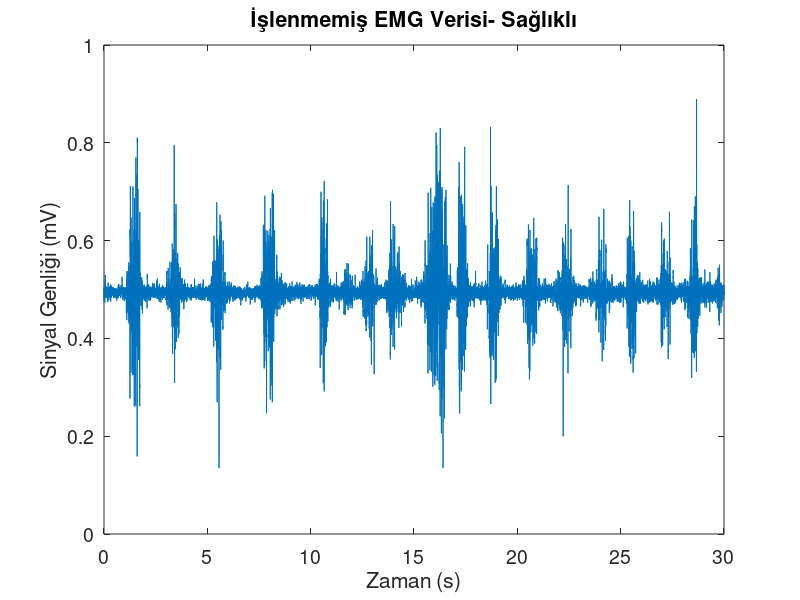
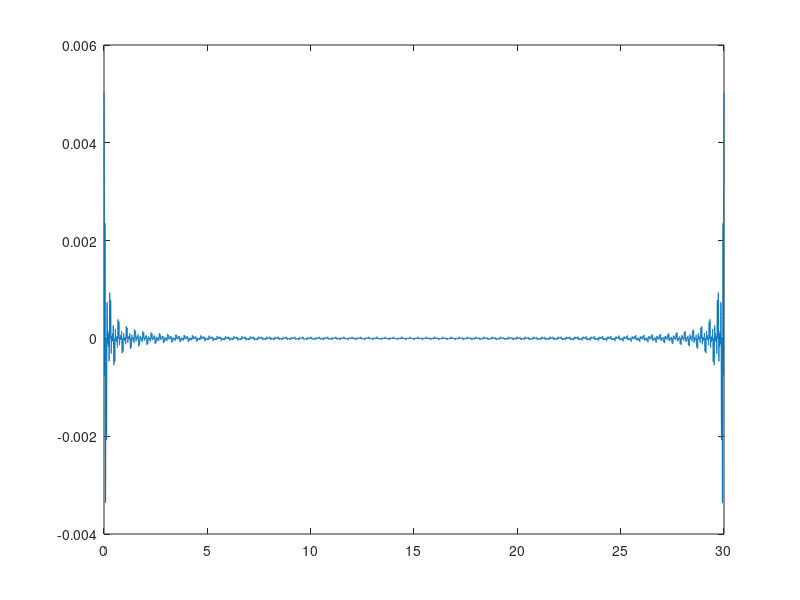
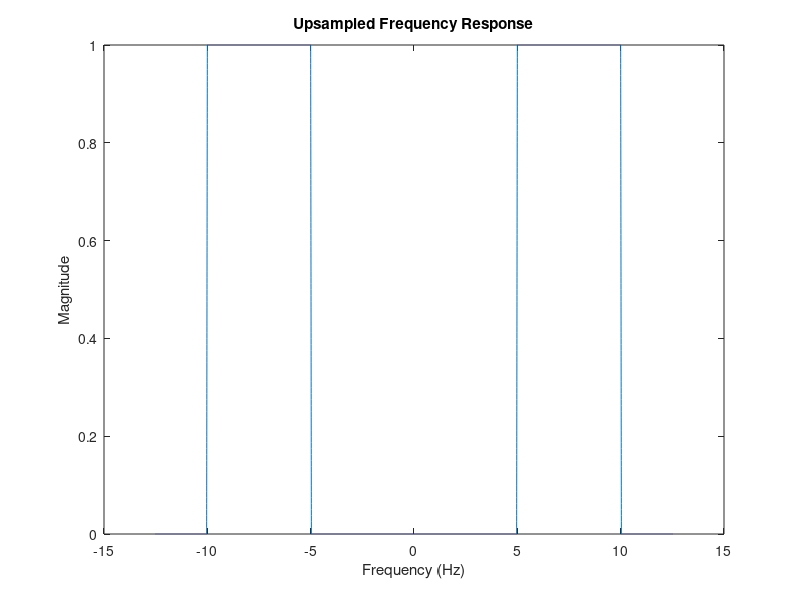
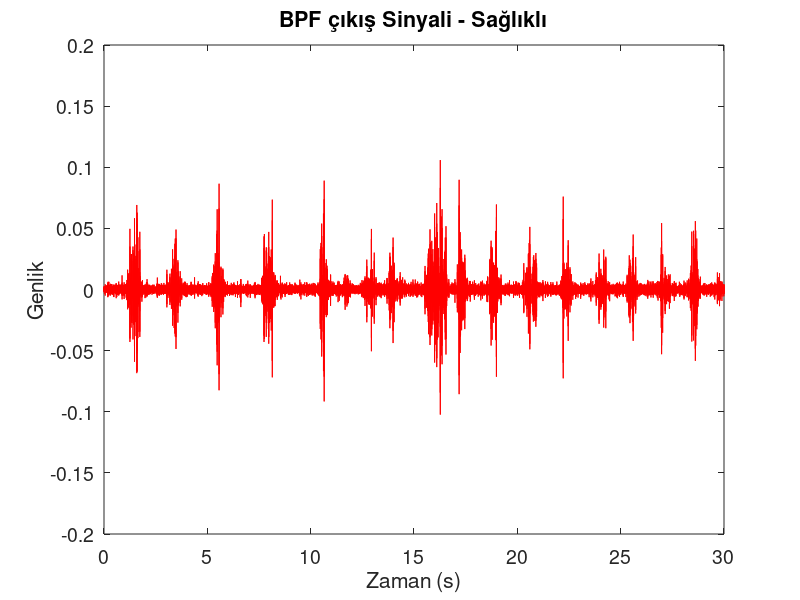

Write the MATLAB code that produced these figures, in order.
clearvars;
close all;
clc;


%% EMG Data Okuma
lines = textread('emgData1.txt','%s','delimiter','\r');

emgData = [];
index = 1; % emgData dizisine ekleme yapmak için indeks tutar

for ith_line = 1:length(lines)
    line = lines{ith_line};
    data = str2num(line);
    
    % Eğer veri varsa ve en az 2 elemana sahipse, emgData'ya ekle
    if ~isempty(data) && length(data) > 1
        emgData(index,:) = data(1:2);
        index = index + 1; % Bir sonraki indeksi güncelle
    end
end

clear line;
clear lines;
clear ith_line;
clear data;

%% Verileri ve Zaman bilgilerini ayıklama
data1 = emgData(:,2);
time1 = emgData(:,1);

%data1 = data1(1:8000);
%time1 = time1(1:8000);
% data1 = data1(21700:29200);
% time1 = time1(21700:29200);
% time1 = linspace(0,30,length(time1));
% time1 = transpose(time1);
time1 = linspace(0,30.161,60323);
time1 = transpose(time1);

data1 = data1(1:60001);
time1 = time1(1:60001);

% Örnekleme frekansı fs = 2kHz, 30sn lik kayıt sinyali için 60000 örnek 
% 0 periyotu içinde 1 örnek;



%% Step 1: Raw veri Plot
figure;
subplot(1,1,1);
plot(time1(:), data1(:)); 
xlabel('Zaman (s)','fontsize', 14); ylabel('Sinyal Genliği (mV)', 'fontsize', 14); 
title('İşlenmemiş EMG Verisi- Sağlıklı', 'fontsize', 14);set(gca,'FontSize',14);
ylim([0 1]);

%% Step 2: Perform Fast Fourier Transform and Shift Zero-component to center

fq = 2000; % örnekleme frekansı

sEMG1 = data1;
n = length(sEMG1);

% Hızlı Fourier Dönüşümü (FFT) gerçekleştir
fft_sEMG1 = fft(sEMG1);

% FFT sonucunu merkeze taşı
fft_sEMG1 = fftshift(fft_sEMG1);

% Sıfır-merkezli frekans aralığını oluştur
fq_axis1 = (-n/2:n/2-1)*(fq/n);

% FFT sonucunun mutlak değerini al
abs_fft_sEMG1 = abs(fft_sEMG1);

% Grafiği çiz
figure;
plot(fq_axis1, abs_fft_sEMG1);
axis([fq_axis1(1) fq_axis1(end) 0 40]); 
xlabel('Frekans (Hz)','fontsize', 14); 
ylabel('|X(jw)| büyüklüğü','fontsize', 14); 
title('Frekans Alanı - Sağlıklı','fontsize', 14);
set(gca,'FontSize',14);


%% Step 3: Generate Bandpass filter 
% can change to your desired cutoff frequency
highpass = 5;   
lowpass = 10;    

s = 12.5;

% get the index of -10 to -5 and 5 to 10Hz. 
cutoff1 = ceil((s-highpass)/(fq/length(sEMG1))); cutoff2 = ceil((s-lowpass)/(fq/length(sEMG1)));
cutoff3 = ceil((highpass+s)/(fq/length(sEMG1))); cutoff4 = ceil((lowpass+s)/(fq/length(sEMG1)));
% cutoff1 = -lowpass; cutoff2 = -highpass;
% cutoff3 = lowpass; cutoff4 = highpass;

H = zeros(length(sEMG1),1);
H(cutoff2:cutoff1) = 1; % take only the -10 to -5Hz
H(cutoff3:cutoff4) = 1; % take only the 5 to 10Hz
% H(6000:18000) = 1; % take only the -10 to -5Hz
% H(42000:54001) = 1; % take only the 5 to 10Hz

fq_axis2 = linspace(-s, s, 751);
h = ifftshift(H);
h = ifft(H);
plot(time1,real(h));
figure; plot(fq_axis2, H(1:751)); set(gca,'YLim',[0 2]); xlabel('Freqeuncy/Hz','fontsize', 14); ylabel('Amplitude','fontsize', 14);
title('Bandpass filter','fontsize', 14);set(gca,'FontSize',14);

fq_axis_new = linspace(min(fq_axis2), max(fq_axis2), 60001); % Yeni frekans ekseni
H = interp1(1:751, H(1:751), linspace(1, 751, 60001)); % H'yi upsample et
plot(fq_axis_new, H);
xlabel('Frequency (Hz)');
ylabel('Magnitude');
title('Upsampled Frequency Response');



%% Step 4: Perform Bandpass filter, inverse shifting and inverse Fourier transform

cutoff1 = ceil((s-highpass)/(fq/length(sEMG1))); cutoff2 = ceil((s-lowpass)/(fq/length(sEMG1)));
cutoff3 = ceil((highpass+s)/(fq/length(sEMG1))); cutoff4 = ceil((lowpass+s)/(fq/length(sEMG1)));

H = zeros(length(sEMG1),1); 
% H(cutoff2:cutoff1) = 1; % take only the -10 to -5Hz
% H(cutoff3:cutoff4) = 1; % take only the 5 to 10Hz
H(6000:18000) = 1; % take only the -10 to -5Hz
H(42000:54001) = 1; % take only the 5 to 10Hz

yt1 = ifftshift(fft_sEMG1.*H); 
yt1 = ifft(yt1);

figure;
subplot(1,1,1);
plot(time1, real(yt1),'r');xlabel('Zaman (s)','fontsize', 14); ylabel('Genlik','fontsize', 14); 
title('BPF çıkış Sinyali - Sağlıklı','fontsize', 14);set(gca,'FontSize',14);

%% Ağırlık Düzeltme
weightAdj = 22;%7.8420853796751038911975821684926;
yt1 = yt1 * weightAdj;

%% Doğrultma

yt2 = abs(yt1);

figure;
subplot(1,1,1);
plot(time1, real(yt2),'r');xlabel('Zaman (s)','fontsize', 14); ylabel('Genlik','fontsize', 14); 
title('BPF çıkış Sinyali - Sağlıklı','fontsize', 14);set(gca,'FontSize',14);


%% Step 5: Feature extraction - Moving Average Filter. (Smoothing)

filterWindowSize = 1000;

% Hareketli Ortalama için filtre oluştur
filter = ones(filterWindowSize,1) / filterWindowSize;

% Hareketli Ortalama (Moving Average) uygula
MovAvgAppliedData = movmean(abs(real(yt2)), filterWindowSize);




%% Step 6: Plot EMG

figure;
subplot(1,1,1);
plot(time1,MovAvgAppliedData,'linewidth',2); hold on;
plot(time1,real(yt2),'r'); hold off;
legend('Hareketli Ortalama','EMG sinyali', 'location', 'Northeast');
xlabel('Zaman (s)'); ylabel('Sinyal Genliği (mV)'); title('Sağlıklı EMG Verisi'); grid on;
ylim([min(real(yt2)) max(real(yt2))]);
set(gca,'FontSize',14);

%% Step 7: RMS Value of the EMG signal
RMSstep = 32;
n = length(yt2);

% RMS değerlerini hesapla
emgRMS = zeros(1, ceil(n / RMSstep));

for i = 1:length(emgRMS)
    start_index = (i - 1) * RMSstep + 1;
    end_index = min(i * RMSstep, n);
    emgRMS(i) = rms(real(yt2(start_index:end_index)));
end

% Tekrarlama yaparak EMG RMS değerlerini genişlet
emgRms = repelem(emgRMS, RMSstep);

% Son RMS değerini ekleyin
emgRms(end+1:n) = emgRMS(end);

% time1 ve emgRms vektörlerinin uzunluklarını kontrol edin ve ayarlayın
if length(time1) > length(emgRms)
    time1 = time1(1:length(emgRms));
elseif length(emgRms) > length(time1)
    emgRms = emgRms(1:length(time1));
end

% Grafiği çiz
figure;
plot(time1, MovAvgAppliedData, 'linewidth', 2);
hold on;
plot(time1, emgRms, 'r', 'linewidth', 2);
hold off;
legend('Hareketli Ortalama', 'RMS EMG sinyali', 'location', 'Northeast');
xlabel('Zaman (s)');
ylabel('Sinyal Genliği (mV)');
title('Sağlıklı EMG Verisi');
grid on;
ylim([min(yt2/2) max(yt2/2)]);
set(gca, 'FontSize', 14);

%% Contraction Detection or Classification
ClassCoef = 0.05;

% EMG sinyalini sınıflandırma
emgContraction = zeros(size(emgRms)); % Sınıflandırılmış EMG sinyali

% Sınırlayıcı değeri karşılaştır
emgContraction(emgRms > ClassCoef) = 0.2;


figure;
subplot(1,1,1);
plot(time1,real(yt1),'linewidth',2); hold on;
plot(time1,MovAvgAppliedData,'linewidth',2); hold on;
plot(time1,emgRms,'r','linewidth',2); hold on;
plot(time1,emgContraction,'b','linewidth',2); hold off;
legend('EMG Sinyali','Hareketli Ortalama','RMS EMG sinyali','EMG Kasılma Sinyali', 'location', 'Northeast');
xlabel('Zaman (s)'); ylabel('Sinyal Genliği (mV)'); title('Sağlıklı EMG Verisi'); grid on;
ylim([min(real(yt1)) max(real(yt1))]);
set(gca,'FontSize',14);

%%%% Contraction Signal 2 for 1,0 -valued classification

ClassCoef = 0.05;

% EMG sinyalini sınıflandırma
emgContraction2 = double(emgRms > ClassCoef);


%% Modulation of Contraction and MOV signals
for i= 1:length(emgRms)
    emgSignal(i) = MovAvgAppliedData(i) * emgContraction2(i);
end

%% Gain Adjustment
MovAvgDataGain = 1;
emgRmsGain = 1;
emgContractionGain = 1;
emgGain = 2;
MovAvgAppliedData = MovAvgDataGain * MovAvgAppliedData;
emgRms = emgRmsGain * emgRms;
emgContraction = emgContractionGain * emgContraction;
emgSignal = emgGain * emgSignal;

%% Plot EMG
figure;
subplot(1,1,1);
plot(time1,real(yt1),'linewidth',2); hold on;
plot(time1,MovAvgAppliedData,'linewidth',2); hold on;
plot(time1,emgRms,'r','linewidth',2); hold on;
plot(time1,emgContraction,'k','linewidth',2); hold on;
plot(time1,emgSignal,'linewidth',2); hold off;
legend('EMG Sinyali','Hareketli Ortalama','RMS EMG sinyali','EMG Kasılma Sinyali','EMG çıkış Sinyali', 'location', 'Northeast');
xlabel('Zaman (s)'); ylabel('Sinyal Genliği (mV)'); title('Sağlıklı EMG Verisi'); grid on;
%ylim([min(real(yt1)) max(real(yt1))]);
set(gca,'FontSize',14);

figure;
subplot(1,1,1);
plot(time1,real(yt1),'linewidth',2); hold on;
plot(time1,emgContraction,'k','linewidth',4); hold on;
plot(time1,emgSignal,'linewidth',2); hold off;
legend('EMG Sinyali','EMG Kasılma / Gevşeme Sinyali','EMG çıkış Sinyali', 'location', 'Northeast');
xlabel('Zaman (s)'); ylabel('Sinyal Genliği (mV)'); title('Sağlıklı EMG Verisi'); grid on;
%ylim([min(real(yt1)) max(real(yt1))]);
set(gca,'FontSize',14);
